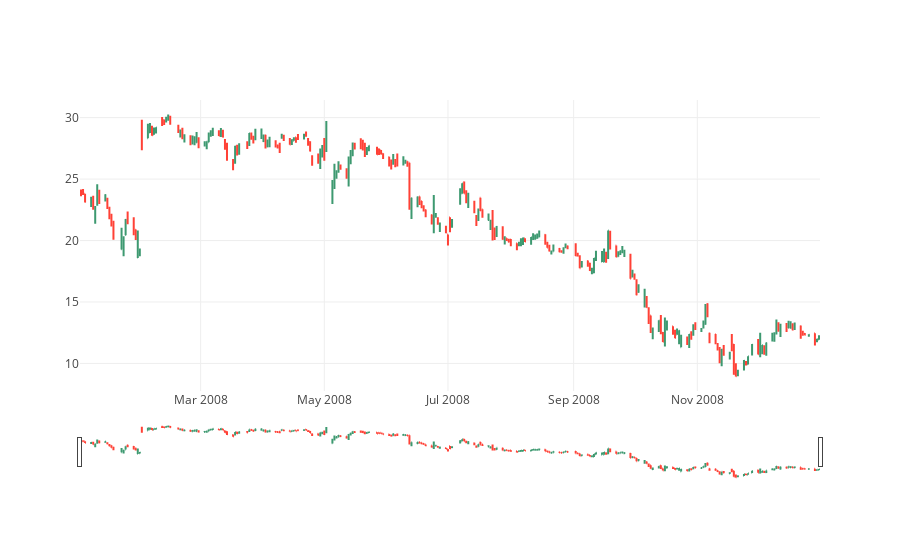

Notebook cell for this chart:
### Code cell
# OHLC chart of 2008
trace = go.Ohlc(x=google['2008'].index,
                open=google['2008'].Open,
                high=google['2008'].High,
                low=google['2008'].Low,
                close=google['2008'].Close)
data = [trace]
iplot(data, filename='simple_ohlc')

### Figure 1 — Plotly figure (JSON) as saved in the notebook; plotly's stock layout.template omitted (floating-point values rounded to 4 significant figures; data arrays with more than 128 entries replaced by an {"elided": "..."} marker saying what was removed)
{"data": [{"close": {"elided": "253 float values"}, "high": {"elided": "253 float values"}, "low": {"elided": "253 float values"}, "open": {"elided": "253 float values"}, "type": "ohlc", "uid": "8d7a953d-7d5a-4a14-92a7-e6df367147a5", "x": {"elided": "253 str values"}}], "layout": {}}
